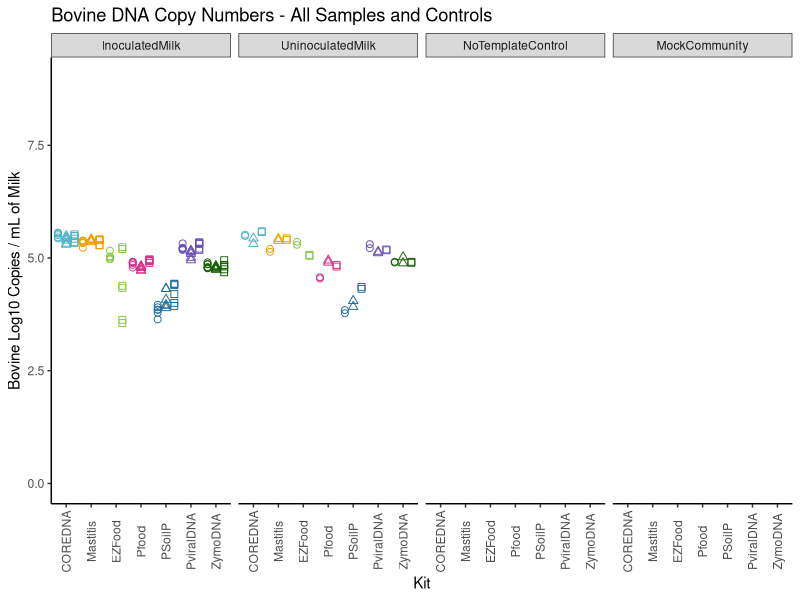
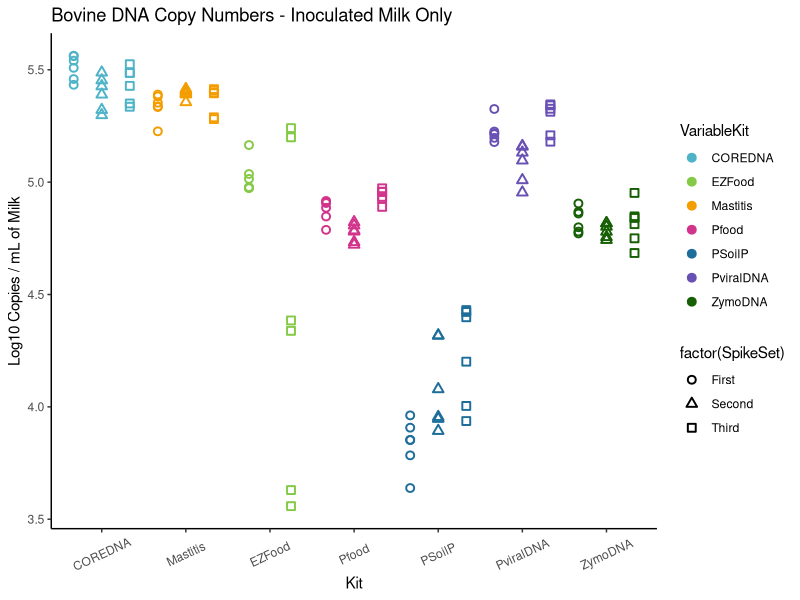
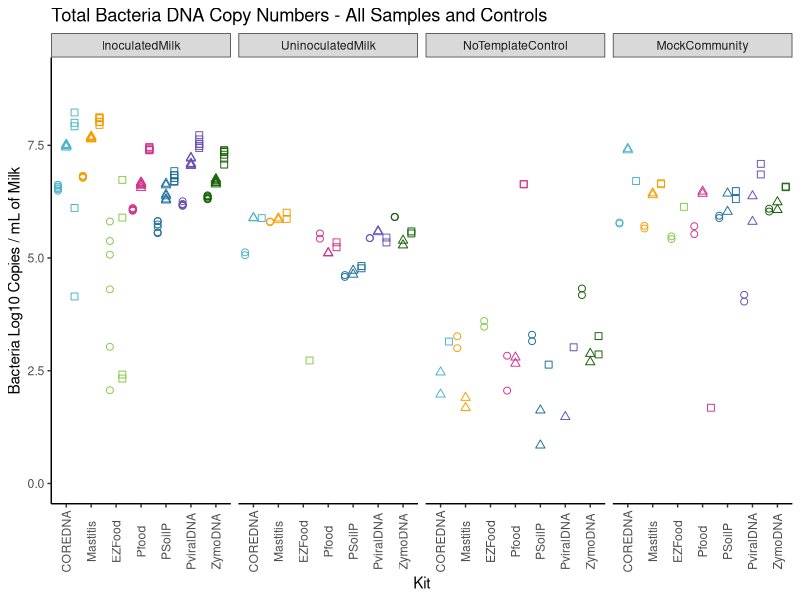
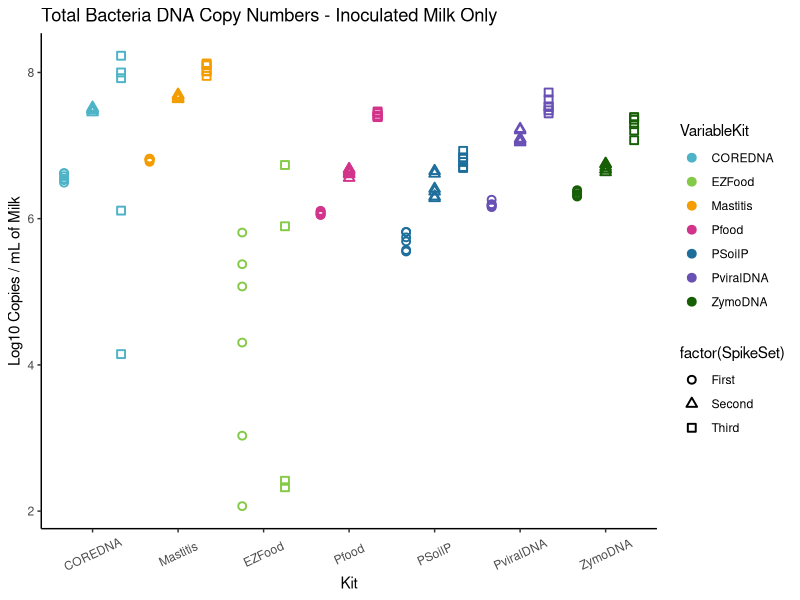
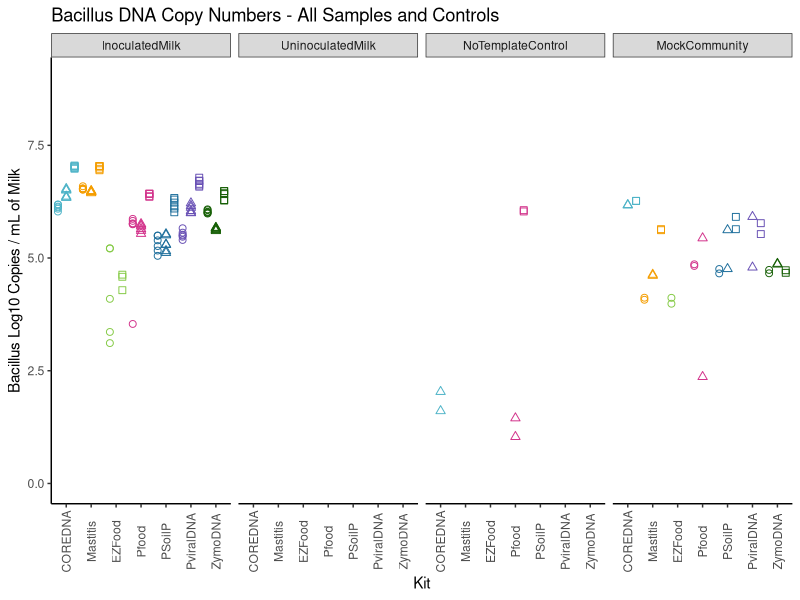
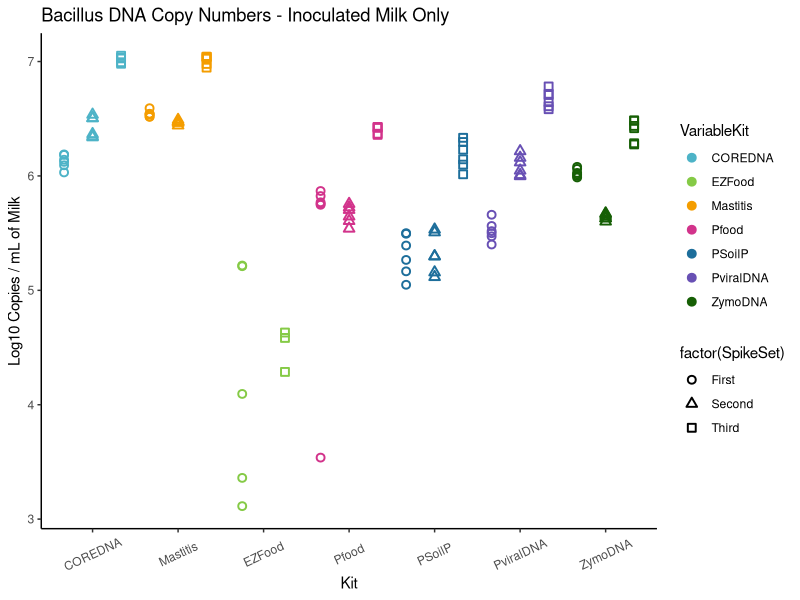
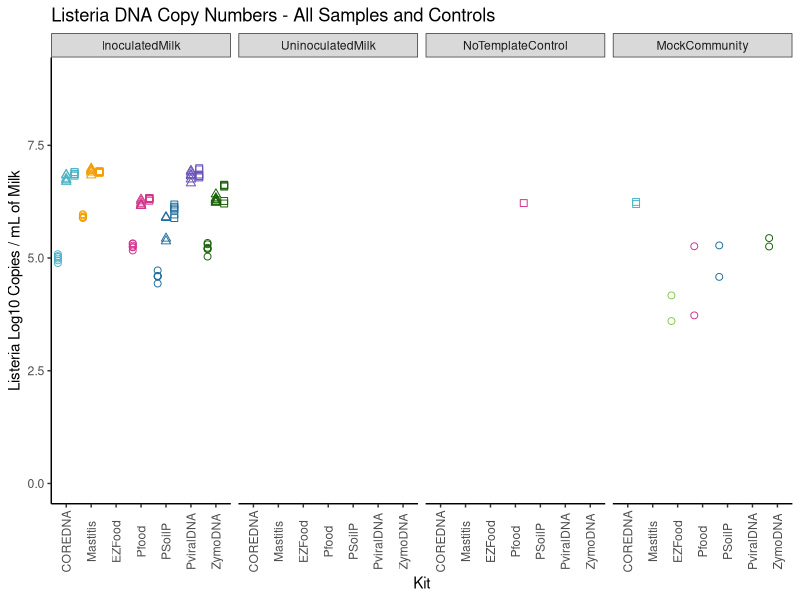
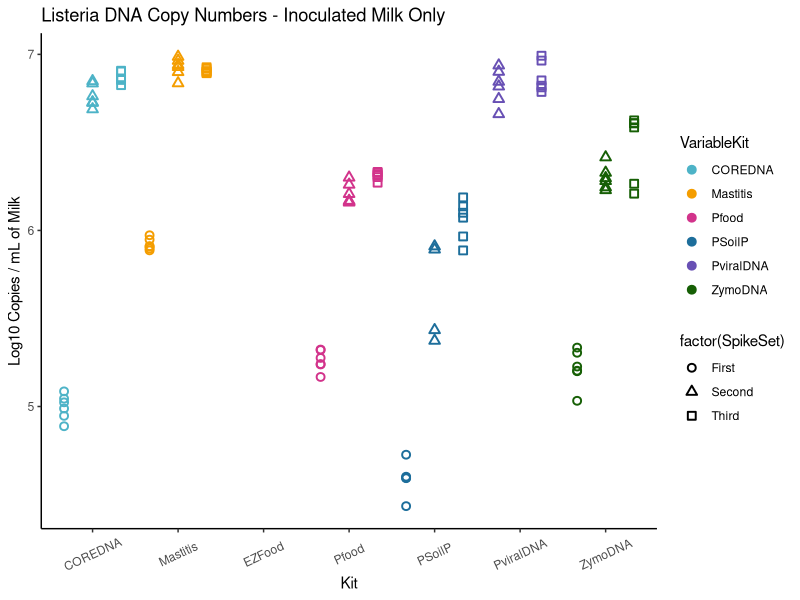

Recreate these plots in R, in order.
## ---- chunk 1
#Data File: CleanDNAprepData1.18.19
library(ggplot2)
library(dplyr)
library(emmeans)
library(multcompView)

#Read Data
AllData <- read.table("Inputs/CleanDNAprepData1.18.19.txt", sep="\t",  fill = TRUE, header=TRUE)
SampleData <- AllData %>% filter(VariableSampleType!="Standard", VariableSampleType!="NP40InoculatedMilk")
#dim (SampleData)
## ---- chunk 2

#Filter Subset from Sample Data
Bovine <- SampleData %>% filter(Assay=="Bovine DNA")
#dim(Bovine)

#Summary Statistics

Bovine.summary <- Bovine %>%
  group_by(VariableKit,VariableSampleType) %>%
  summarize(mean_LogCopiespermLofMilk=mean(LogCopiespermLofMilk,na.rm=T),
            st_dev=sd(LogCopiespermLofMilk,na.rm=T),
            n_total=n())%>%
  data.frame()

# Bovine: Milk Data and Controls
Bovine.Inn.Ctrl <- Bovine %>% filter(VariableSampleType!="NP40InoculatedMilk")
#dim(Bovine.Inn.Ctrl)

Bovine.InnOnly <- Bovine %>% filter(VariableSampleType=="InoculatedMilk", LogCopiespermLofMilk>0.001)
Bovine.InnOnly %>%
  group_by(VariableSpikeSet, VariableKit) %>%
  summarize(mean_LogCopies=mean(LogCopiespermLofMilk,na.rm=T),
            st_dev=sd(LogCopiespermLofMilk,na.rm=T),
            n_total=n())%>%
  data.frame()

#dim(Bovine.InnOnly)

Colors <- c("COREDNA" = "#4DB3C7", "EZFood"= "#85CA46", "Mastitis"= "#F49D00","Pfood"= "#D2338B", "PSoilP"="#1D6E9B", "PviralDNA"= "#6850B4", "ZymoDNA"="#165F05")


Bovine.Inn.Ctrl$VariableSampleType <- factor(Bovine.Inn.Ctrl$VariableSampleType, levels=c('InoculatedMilk', 'UninoculatedMilk', 'NoTemplateControl', 'MockCommunity'))

ggplot(data=Bovine.Inn.Ctrl, aes(VariableKit,LogCopiespermLofMilk, color= VariableKit, shape=SpikeSet), show.legend = F)+
  scale_shape_discrete(solid=F) +
  ylab ("Bovine Log10 Copies / mL of Milk")+  
  xlab ("Kit")+
  geom_point(aes(colour = VariableKit), size = 2, stroke = .5, position=position_jitterdodge(jitter.width=0, dodge.width = 1), show.legend = F) +
  facet_wrap(vars(VariableSampleType),nrow = 1)+
  ggtitle("Bovine DNA Copy Numbers - All Samples and Controls")+
  theme_bw()+
  ylim(0, 9)+
  scale_color_manual(values=Colors)+
  theme(panel.grid.major = element_blank())+
  theme(panel.grid.minor = element_blank())+
  theme(panel.background = element_blank())+
  theme(panel.border = element_blank())+
  theme(axis.line = element_line())+
  theme(axis.text.x=element_text(angle=90,vjust=0.5))+
  scale_x_discrete(limits=c("COREDNA", "Mastitis", "EZFood",  "Pfood", "PSoilP", "PviralDNA", "ZymoDNA"))

ggplot(Bovine.InnOnly, aes(VariableKit,LogCopiespermLofMilk,shape = factor(SpikeSet))) +
  scale_shape_discrete(solid=F) +
  geom_point(aes(colour = VariableKit), size = 2, stroke = 1, position=position_jitterdodge(jitter.width=0, dodge.width = 1)) +
  ylab ("Log10 Copies / mL of Milk")+
  xlab ("Kit")+
  ggtitle("Bovine DNA Copy Numbers - Inoculated Milk Only")+
  theme_bw()+
  scale_color_manual(values=Colors)+
  theme(panel.grid.major = element_blank())+
  theme(panel.grid.minor = element_blank())+
  theme(panel.background = element_blank())+
  theme(panel.border = element_blank())+
  theme(axis.line = element_line())+
  theme(axis.text.x=element_text(angle=25,vjust=0.5))+
  scale_x_discrete(limits=c("COREDNA", "Mastitis", "EZFood",  "Pfood", "PSoilP", "PviralDNA", "ZymoDNA"))
## ---- chunk 3
#Data File: CleanDNAprepData1.18.19
library(ggplot2)
library(dplyr)
library(emmeans)
library(multcompView)

#Filter Subset from Sample Data
TotalBacterialDNA <- SampleData %>% filter(Assay=="Total Bacterial DNA")
#dim(TotalBacterialDNA)

#Summary Statistics

TotalBacterialDNA.summary <- TotalBacterialDNA %>%
  group_by(VariableKit,VariableSampleType) %>%
  summarize(mean_LogCopiespermLofMilk=mean(LogCopiespermLofMilk,na.rm=T),
            st_dev=sd(LogCopiespermLofMilk,na.rm=T),
            n_total=n())%>%
  data.frame()

# Inoculated Milk Data
TotalBacterialDNA.InnOnly <- TotalBacterialDNA %>% filter(VariableSampleType=="InoculatedMilk", LogCopiespermLofMilk>0.001)
TotalBacterialDNA.InnOnly %>%
  group_by(VariableSpikeSet, VariableKit) %>%
  summarize(mean_LogCopiespermLofMilk=mean(LogCopiespermLofMilk,na.rm=T),
            st_dev=sd(LogCopiespermLofMilk,na.rm=T),
            n_total=n())%>%
  data.frame()

# Total Bacteria: Milk Data and Controls
Bacteria.Inn.Ctrl <- TotalBacterialDNA %>% filter(VariableSampleType!="NP40InoculatedMilk")
#dim(Bacteria.Inn.Ctrl)

Colors <- c("COREDNA" = "#4DB3C7", "EZFood"= "#85CA46", "Mastitis"= "#F49D00","Pfood"= "#D2338B", "PSoilP"="#1D6E9B", "PviralDNA"= "#6850B4", "ZymoDNA"="#165F05")


Bacteria.Inn.Ctrl$VariableSampleType <- factor(Bacteria.Inn.Ctrl$VariableSampleType, levels=c('InoculatedMilk', 'UninoculatedMilk', 'NoTemplateControl', 'MockCommunity'))

ggplot(data=Bacteria.Inn.Ctrl, aes(VariableKit,LogCopiespermLofMilk, color= VariableKit, shape=SpikeSet))+
  scale_shape_discrete(solid=F) +
  ylab ("Bacteria Log10 Copies / mL of Milk")+  
  xlab ("Kit")+
  geom_point(aes(colour = VariableKit), size = 2, stroke = .5, position=position_jitterdodge(jitter.width=0, dodge.width = 1), show.legend = F) +
  facet_wrap(vars(VariableSampleType),nrow = 1)+
  ggtitle("Total Bacteria DNA Copy Numbers - All Samples and Controls")+
  theme_bw()+
  ylim(0, 9)+
  scale_color_manual(values=Colors)+
  theme(panel.grid.major = element_blank())+
  theme(panel.grid.minor = element_blank())+
  theme(panel.background = element_blank())+
  theme(panel.border = element_blank())+
  theme(axis.line = element_line())+
  theme(axis.text.x=element_text(angle=90,vjust=0.5))+
  scale_x_discrete(limits=c("COREDNA", "Mastitis", "EZFood",  "Pfood", "PSoilP", "PviralDNA", "ZymoDNA"))

ggplot(TotalBacterialDNA.InnOnly, aes(VariableKit,LogCopiespermLofMilk,shape = factor(SpikeSet))) +
  scale_shape_discrete(solid=F) +
  geom_point(aes(colour = VariableKit), size = 2, stroke = 1, position=position_jitterdodge(jitter.width=0, dodge.width = 1)) +
  ylab ("Log10 Copies / mL of Milk")+
  xlab ("Kit")+
  ggtitle("Total Bacteria DNA Copy Numbers - Inoculated Milk Only")+
  theme_bw()+
  scale_color_manual(values=Colors)+
  theme(panel.grid.major = element_blank())+
  theme(panel.grid.minor = element_blank())+
  theme(panel.background = element_blank())+
  theme(panel.border = element_blank())+
  theme(axis.line = element_line())+
  theme(axis.text.x=element_text(angle=25,vjust=0.5))+
  scale_x_discrete(limits=c("COREDNA", "Mastitis", "EZFood",  "Pfood", "PSoilP", "PviralDNA", "ZymoDNA"))

## ---- chunk 4
#Data File: CleanDNAprepData1.18.19
library(ggplot2)
library(dplyr)
library(emmeans)
library(multcompView)

#Filter Subset from Sample Data
Bacillus <- SampleData %>% filter(Assay=="Bacillus wiedmannii")
#dim(Bacillus)

#Summary Statistics

Bacillus.summary <- Bacillus %>%
  group_by(VariableKit,VariableSampleType) %>%
  summarize(mean_LogCopiespermLofMilk=mean(LogCopiespermLofMilk,na.rm=T),
            st_dev=sd(LogCopiespermLofMilk,na.rm=T),
            n_total=n())%>%
  data.frame()

# Inoculated Milk Data
Bacillus.InnOnly <- Bacillus %>% filter(VariableSampleType=="InoculatedMilk", LogCopiespermLofMilk>0.001)
Bacillus.InnOnly %>%
  group_by(VariableSpikeSet, VariableKit) %>%
  summarize(mean_LogCopiespermLofMilk=mean(LogCopiespermLofMilk,na.rm=T),
            st_dev=sd(LogCopiespermLofMilk,na.rm=T),
            n_total=n())%>%
  data.frame()

# Bacillus: Milk Data and Controls
Bacillus.Inn.Ctrl <- Bacillus %>% filter(VariableSampleType!="NP40InoculatedMilk")
#dim(Bacillus.Inn.Ctrl)

Colors <- c("COREDNA" = "#4DB3C7", "EZFood"= "#85CA46", "Mastitis"= "#F49D00","Pfood"= "#D2338B", "PSoilP"="#1D6E9B", "PviralDNA"= "#6850B4", "ZymoDNA"="#165F05")


Bacillus.Inn.Ctrl$VariableSampleType <- factor(Bacillus.Inn.Ctrl$VariableSampleType, levels=c('InoculatedMilk', 'UninoculatedMilk', 'NoTemplateControl', 'MockCommunity'))

ggplot(data=Bacillus.Inn.Ctrl, aes(VariableKit,LogCopiespermLofMilk, color= VariableKit, shape=SpikeSet))+
  scale_shape_discrete(solid=F) +
  ylab ("Bacillus Log10 Copies / mL of Milk")+  
  xlab ("Kit")+
  geom_point(aes(colour = VariableKit), size = 2, stroke = .5, position=position_jitterdodge(jitter.width=0, dodge.width = 1), show.legend = F) +
  facet_wrap(vars(VariableSampleType),nrow = 1)+
  ggtitle("Bacillus DNA Copy Numbers - All Samples and Controls")+
  theme_bw()+
  ylim(0, 9)+
  scale_color_manual(values=Colors)+
  theme(panel.grid.major = element_blank())+
  theme(panel.grid.minor = element_blank())+
  theme(panel.background = element_blank())+
  theme(panel.border = element_blank())+
  theme(axis.line = element_line())+
  theme(axis.text.x=element_text(angle=90,vjust=0.5))+
  scale_x_discrete(limits=c("COREDNA", "Mastitis", "EZFood",  "Pfood", "PSoilP", "PviralDNA", "ZymoDNA"))

ggplot(Bacillus.InnOnly, aes(VariableKit,LogCopiespermLofMilk,shape = factor(SpikeSet))) +
  scale_shape_discrete(solid=F) +
  geom_point(aes(colour = VariableKit), size = 2, stroke = 1, position=position_jitterdodge(jitter.width=0, dodge.width = 1)) +
  ylab ("Log10 Copies / mL of Milk")+
  xlab ("Kit")+
  ggtitle("Bacillus DNA Copy Numbers - Inoculated Milk Only")+
  theme_bw()+
  scale_color_manual(values=Colors)+
  theme(panel.grid.major = element_blank())+
  theme(panel.grid.minor = element_blank())+
  theme(panel.background = element_blank())+
  theme(panel.border = element_blank())+
  theme(axis.line = element_line())+
  theme(axis.text.x=element_text(angle=25,vjust=0.5))+
  scale_x_discrete(limits=c("COREDNA", "Mastitis", "EZFood",  "Pfood", "PSoilP", "PviralDNA", "ZymoDNA"))

## ---- chunk 5
#Data File: CleanDNAprepData1.18.19
library(ggplot2)
library(dplyr)
library(emmeans)
library(multcompView)

#Filter Subset from Sample Data
Listeria <- SampleData %>% filter(Assay=="Listeria monocytogenes")
#dim(Listeria)

#Summary Statistics

Listeria.summary <- Listeria %>%
 group_by(VariableKit,VariableSampleType) %>%
  summarize(mean_LogCopiespermLofMilk=mean(LogCopiespermLofMilk,na.rm=T),
            st_dev=sd(LogCopiespermLofMilk,na.rm=T),
            n_total=n())%>%
  data.frame()

# Inoculated Milk Data
Listeria.InnOnly <- Listeria %>% filter(VariableSampleType=="InoculatedMilk", LogCopiespermLofMilk>0.001)
Listeria.InnOnly %>%
  group_by(VariableSpikeSet, VariableKit) %>%
  summarize(mean_LogCopiespermLofMilk=mean(LogCopiespermLofMilk,na.rm=T),
            st_dev=sd(LogCopiespermLofMilk,na.rm=T),
            n_total=n())%>%
  data.frame()

# Listeria: Milk Data and Controls
Listeria.Inn.Ctrl <- Listeria %>% filter(VariableSampleType!="NP40InoculatedMilk")
#dim(Listeria.Inn.Ctrl)

Colors <- c("COREDNA" = "#4DB3C7", "EZFood"= "#85CA46", "Mastitis"= "#F49D00","Pfood"= "#D2338B", "PSoilP"="#1D6E9B", "PviralDNA"= "#6850B4", "ZymoDNA"="#165F05")


Listeria.Inn.Ctrl$VariableSampleType <- factor(Listeria.Inn.Ctrl$VariableSampleType, levels=c('InoculatedMilk', 'UninoculatedMilk', 'NoTemplateControl', 'MockCommunity'))

ggplot(data=Listeria.Inn.Ctrl, aes(VariableKit,LogCopiespermLofMilk, color= VariableKit, shape=SpikeSet))+
  scale_shape_discrete(solid=F) +
  ylab ("Listeria Log10 Copies / mL of Milk")+  
  xlab ("Kit")+
  geom_point(aes(colour = VariableKit), size = 2, stroke = .5, position=position_jitterdodge(jitter.width=0, dodge.width = 1),show.legend = F) +
  facet_wrap(vars(VariableSampleType),nrow = 1)+
  ggtitle("Listeria DNA Copy Numbers - All Samples and Controls")+
  theme_bw()+
  ylim(0, 9)+
  scale_color_manual(values=Colors)+
  theme(panel.grid.major = element_blank())+
  theme(panel.grid.minor = element_blank())+
  theme(panel.background = element_blank())+
  theme(panel.border = element_blank())+
  theme(axis.line = element_line())+
  theme(axis.text.x=element_text(angle=90,vjust=0.5))+
  scale_x_discrete(limits=c("COREDNA", "Mastitis", "EZFood",  "Pfood", "PSoilP", "PviralDNA", "ZymoDNA"))

ggplot(Listeria.InnOnly, aes(VariableKit,LogCopiespermLofMilk,shape = factor(SpikeSet))) +
  scale_shape_discrete(solid=F) +
  geom_point(aes(colour = VariableKit), size = 2, stroke = 1, position=position_jitterdodge(jitter.width=0, dodge.width = 1)) +
  ylab ("Log10 Copies / mL of Milk")+
  xlab ("Kit")+
  ggtitle("Listeria DNA Copy Numbers - Inoculated Milk Only")+
  theme_bw()+
  scale_color_manual(values=Colors)+
  theme(panel.grid.major = element_blank())+
  theme(panel.grid.minor = element_blank())+
  theme(panel.background = element_blank())+
  theme(panel.border = element_blank())+
  theme(axis.line = element_line())+
  theme(axis.text.x=element_text(angle=25,vjust=0.5))+
  scale_x_discrete(limits=c("COREDNA", "Mastitis", "EZFood",  "Pfood", "PSoilP", "PviralDNA", "ZymoDNA"))
## ---- chunk 6
#Data File: CleanDNAprepData1.18.19
library(ggplot2)
library(dplyr)
library(emmeans)
library(multcompView)

#Filter Subset from Sample Data
Mycobacterium <- SampleData %>% filter(Assay=="Mycobacterium smegmatis")
#dim(Mycobacterium)

#Summary Statistics

Mycobacterium.summary <- Mycobacterium %>%
  group_by(VariableKit,VariableSampleType) %>%
  summarize(mean_LogCopiespermLofMilk=mean(LogCopiespermLofMilk,na.rm=T),
            st_dev=sd(LogCopiespermLofMilk,na.rm=T),
            n_total=n())%>%
  data.frame()

# Inoculated Milk Data
Mycobacterium.InnOnly <- Mycobacterium %>% filter(VariableSampleType=="InoculatedMilk", LogCopiespermLofMilk>0.001)
Mycobacterium.InnOnly %>%
  group_by(VariableSpikeSet, VariableKit) %>%
  summarize(mean_LogCopiespermLofMilk=mean(LogCopiespermLofMilk,na.rm=T),
            st_dev=sd(LogCopiespermLofMilk,na.rm=T),
            n_total=n())%>%
  data.frame()

# Mycobacterium: Milk Data and Controls
Mycobacterium.Inn.Ctrl <- Mycobacterium %>% filter(VariableSampleType!="NP40InoculatedMilk")
#dim(Mycobacterium.Inn.Ctrl)

Colors <- c("COREDNA" = "#4DB3C7", "EZFood"= "#85CA46", "Mastitis"= "#F49D00","Pfood"= "#D2338B", "PSoilP"="#1D6E9B", "PviralDNA"= "#6850B4", "ZymoDNA"="#165F05")


Mycobacterium.Inn.Ctrl$VariableSampleType <- factor(Mycobacterium.Inn.Ctrl$VariableSampleType, levels=c('InoculatedMilk', 'UninoculatedMilk', 'NoTemplateControl', 'MockCommunity'))

ggplot(data=Mycobacterium.Inn.Ctrl, aes(VariableKit,LogCopiespermLofMilk, color= VariableKit, shape=SpikeSet))+
  scale_shape_discrete(solid=F) +
  ylab ("Mycobacterium Log10 Copies / mL of Milk")+  
  xlab ("Kit")+
  geom_point(aes(colour = VariableKit), size = 2, stroke = .5, position=position_jitterdodge(jitter.width=0, dodge.width = 1), show.legend = F) +
  facet_wrap(vars(VariableSampleType),nrow = 1)+
  ggtitle("Mycobacterium DNA Copy Numbers - All Samples and Controls")+
  theme_bw()+
  ylim(0, 9)+
  scale_color_manual(values=Colors)+
  theme(panel.grid.major = element_blank())+
  theme(panel.grid.minor = element_blank())+
  theme(panel.background = element_blank())+
  theme(panel.border = element_blank())+
  theme(axis.line = element_line())+
  theme(axis.text.x=element_text(angle=90,vjust=0.5))+
  scale_x_discrete(limits=c("COREDNA", "Mastitis", "EZFood",  "Pfood", "PSoilP", "PviralDNA", "ZymoDNA"))

ggplot(Mycobacterium.InnOnly, aes(VariableKit,LogCopiespermLofMilk,shape = factor(SpikeSet))) +
  scale_shape_discrete(solid=F) +
  geom_point(aes(colour = VariableKit), size = 2, stroke = 1, position=position_jitterdodge(jitter.width=0, dodge.width = 1)) +
  ylab ("Log10 Copies / mL of Milk")+
  xlab ("Kit")+
  ggtitle("Mycobacterium DNA Copy Numbers - Inoculated Milk Only")+
  theme_bw()+
  scale_color_manual(values=Colors)+
  theme(panel.grid.major = element_blank())+
  theme(panel.grid.minor = element_blank())+
  theme(panel.background = element_blank())+
  theme(panel.border = element_blank())+
  theme(axis.line = element_line())+
  theme(axis.text.x=element_text(angle=25,vjust=0.5))+
  scale_x_discrete(limits=c("COREDNA", "Mastitis", "EZFood",  "Pfood", "PSoilP", "PviralDNA", "ZymoDNA"))

## ---- chunk 7
#Data File: CleanDNAprepData1.18.19
library(ggplot2)
library(dplyr)
library(emmeans)
library(multcompView)

#Filter Subset from Sample Data
Salmonella <- SampleData %>% filter(Assay=="Salmonella sp.")
#dim(Salmonella)

#Summary Statistics

Salmonella.summary <- Salmonella %>%
  group_by(VariableKit,VariableSampleType) %>%
  summarize(mean_LogCopiespermLofMilk=mean(LogCopiespermLofMilk,na.rm=T),
            st_dev=sd(LogCopiespermLofMilk,na.rm=T),
            n_total=n())%>%
  data.frame()
 
# Inoculated Milk Data
Salmonella.InnOnly <- Salmonella %>% filter(VariableSampleType=="InoculatedMilk", LogCopiespermLofMilk>0.001)
Salmonella.InnOnly %>%
  group_by(VariableSpikeSet, VariableKit) %>%
  summarize(mean_LogCopiespermLofMilk=mean(LogCopiespermLofMilk,na.rm=T),
            st_dev=sd(LogCopiespermLofMilk,na.rm=T),
            n_total=n())%>%
  data.frame()

# Salmonella: Milk Data and Controls
Salmonella.Inn.Ctrl <- Salmonella %>% filter(VariableSampleType!="NP40InoculatedMilk")
#dim(Salmonella.Inn.Ctrl)

Colors <- c("COREDNA" = "#4DB3C7", "EZFood"= "#85CA46", "Mastitis"= "#F49D00","Pfood"= "#D2338B", "PSoilP"="#1D6E9B", "PviralDNA"= "#6850B4", "ZymoDNA"="#165F05")


Salmonella.Inn.Ctrl$VariableSampleType <- factor(Salmonella.Inn.Ctrl$VariableSampleType, levels=c('InoculatedMilk', 'UninoculatedMilk', 'NoTemplateControl', 'MockCommunity'))

ggplot(data=Salmonella.Inn.Ctrl, aes(VariableKit,LogCopiespermLofMilk, color= VariableKit, shape=SpikeSet))+
  scale_shape_discrete(solid=F) +
  ylab ("Salmonella Log10 Copies / mL of Milk")+  
  xlab ("Kit")+
  geom_point(aes(colour = VariableKit), size = 2, stroke = .5, position=position_jitterdodge(jitter.width=0, dodge.width = 1), show.legend = F) +
  facet_wrap(vars(VariableSampleType),nrow = 1)+
  ggtitle("Salmonella DNA Copy Numbers - All Samples and Controls")+
  theme_bw()+
  ylim(0, 9)+
  scale_color_manual(values=Colors)+
  theme(panel.grid.major = element_blank())+
  theme(panel.grid.minor = element_blank())+
  theme(panel.background = element_blank())+
  theme(panel.border = element_blank())+
  theme(axis.line = element_line())+
  theme(axis.text.x=element_text(angle=90,vjust=0.5))+
  scale_x_discrete(limits=c("COREDNA", "Mastitis", "EZFood",  "Pfood", "PSoilP", "PviralDNA", "ZymoDNA"))

ggplot(Salmonella.InnOnly, aes(VariableKit,LogCopiespermLofMilk,shape = factor(SpikeSet))) +
  scale_shape_discrete(solid=F) +
  geom_point(aes(colour = VariableKit), size = 2, stroke = 1, position=position_jitterdodge(jitter.width=0, dodge.width = 1)) +
  ylab ("Log10 Copies / mL of Milk")+
  xlab ("Kit")+
  ggtitle("Salmonella DNA Copy Numbers - Inoculated Milk Only")+
  theme_bw()+
  scale_color_manual(values=Colors)+
  theme(panel.grid.major = element_blank())+
  theme(panel.grid.minor = element_blank())+
  theme(panel.background = element_blank())+
  theme(panel.border = element_blank())+
  theme(axis.line = element_line())+
  theme(axis.text.x=element_text(angle=25,vjust=0.5))+
  scale_x_discrete(limits=c("COREDNA", "Mastitis", "EZFood",  "Pfood", "PSoilP", "PviralDNA", "ZymoDNA"))
